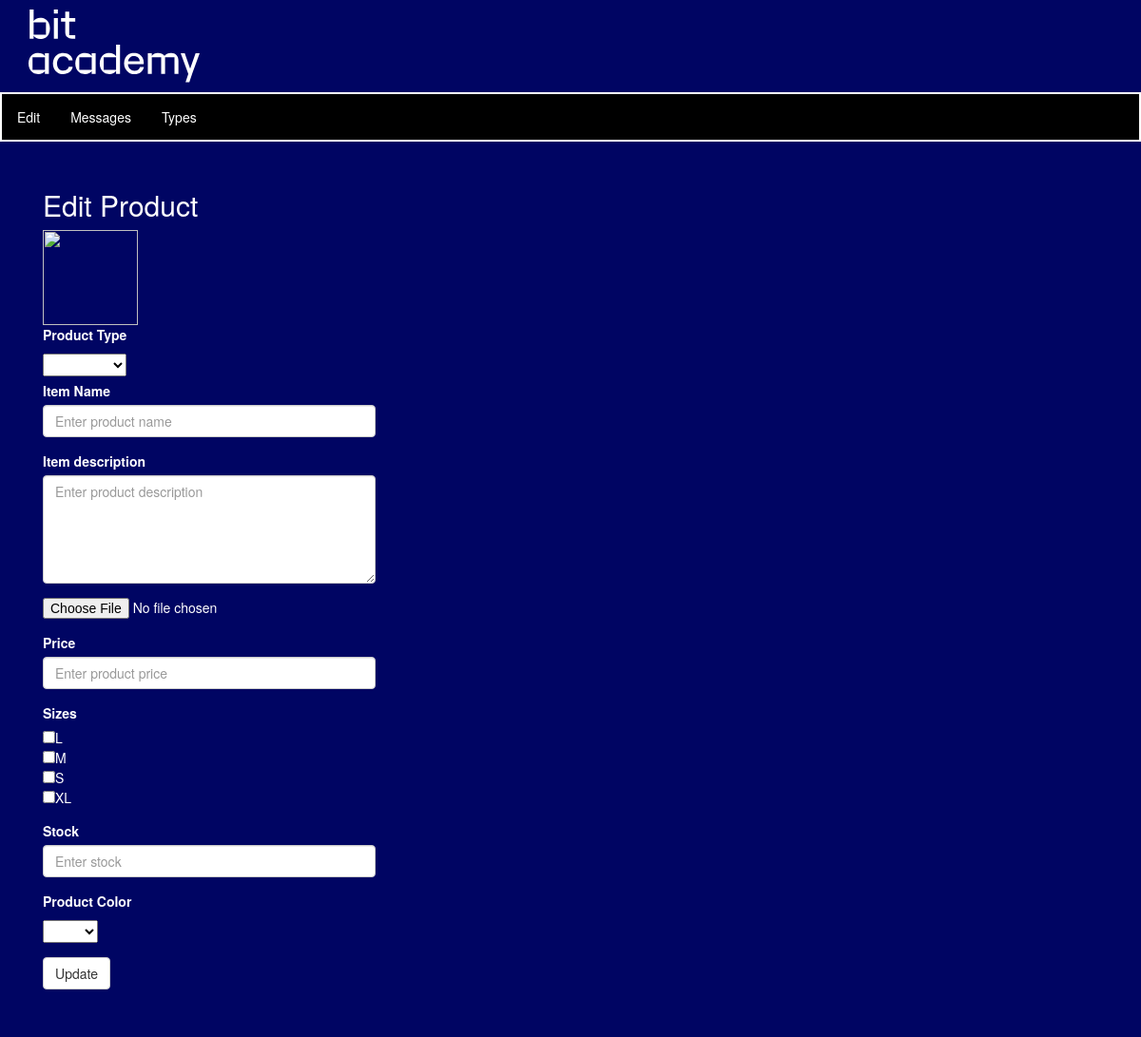
Page /Admin_Page/edit.php on the committed database.
### tables this page shows
CREATE TABLE IF NOT EXISTS `sizes` (
    `size` VARCHAR(5) NOT NULL,
    PRIMARY KEY (`size`));

### php/Database.php (called while the page is built, shortened)
<?php
class Database {
    private $host = "";
    private $dbname = "";
    private $port = "";
    private $user = "";
    private $pass = "";
    public function __construct ($host, $dbname, $port, $user, $pass) {
        $this->host = $host;
        $this->dbname = $dbname;
        $this->port = $port;
        $this->user = $user;
        $this->pass = $pass;
    }
    private function dbh () {
        $dbh = new PDO('mysql:host='.$this->host.';dbname='.$this->dbname.';port='.$this->port, $this->user, $this->pass);
        return $dbh;
    }
    public function getTableByName ($tableName) {
        $query = "SELECT * FROM $tableName";
        $tableArray = array();
        foreach ($this->dbh()->query($query) as $row) {
            $tableArray[] = $row;
        }
        return $tableArray;
    }
    public function getRecordsFromTable ($tableName, $columnName, $columnValue) {
        $query = "SELECT * FROM $tableName WHERE $columnName = '$columnValue'";
        $records = array();
        foreach ($this->dbh()->query($query) as $row) {
            $records[] = $row;
        }
        return $records;
    }
}

### Admin_Page/edit.php (the view, shortened to what this page needs)
<?php
require_once '../php/Database.php';
$db = new Database("localhost", "bit_academy", "3306", "root", "");
$db->checkConnectionToDatabase();
$id = $_GET["id"];
$product = $db->getRecordsFromTable("products", 'product_id', $id);
?>
<!doctype html>
<html lang="en">
<head>
    <link rel="stylesheet" href="https://maxcdn.bootstrapcdn.com/bootstrap/3.4.1/css/bootstrap.min.css">
</head>
</head>
<link rel="stylesheet" href="AdminStyle.css">
<header style="margin-left: 30px">
    <img style="margin-top: 10px" src="../img/logo.svg">
</header>
<body style="background-color:#000563">
<font color="white">
    <ul class="menu-border" style="margin-top: 10px; margin-bottom: 30px">
        <li><a href="adminpage.php">Edit</a></li>
        <li><a href="messages.php">Messages</a></li>
        <li><a href="types.php">Types</a></li>
    </ul>
    <div class="container">
        <div class="col-lg-4">
            <h2>Edit Product</h2>
            <form action="" name="form1" method="post" enctype="multipart/form-data">
                <img src="<?php echo "../" . $product[0]["img_url"]; ?>" height="100" width="100">
                <div>
                    <label for="Product Type">Product Type</label>
                </div>
                <div class="colors">
                    <select name="product_type" required>
                        <?php
                        echo "<option value='" . $product[0]['product_type'] . "' id='product_type'>" . $product[0]['product_type'] . "</option>";
                        foreach ($db->getTableByName("product_types") as $row) {
                            if ($row["product_type"] !== $product[0]['product_type']) {
                                echo "<option value='" . $row['product_type'] . "' id='product_type'>" . $row['product_type'] . "</option>";
                            }
                        }
                        ?>
                    </select>
                </div>
                <div class="form-group">
                    <label for="Item Name">Item Name</label>
                    <input type="text" class="form-control" id="name" placeholder="Enter product name" name="name"
                           value="<?php echo $product[0]['name']; ?>" required>
                </div>
                <div class="form-group">
                    <label for="pwd">Item description</label>
                    <textarea class="form-control" id="description" name="description" placeholder="Enter product description" cols="45" rows="5" maxlength="500" required><?php echo $product[0]['description']; ?></textarea>
                </div>
                <div class="form-group">
                    <input type="file" name="file" required>
                </div>
                <div class="form-group">
                    <label for="Price">Price</label>
                    <input type="text" class="form-control" id="price" placeholder="Enter product price" name="price"
                           value="<?php echo $product[0]['price']; ?>" required>
                </div>
                <div class="form-group mb-3">
                    <label for="size">Sizes</label><br>
                    <?php
                    $i = 0;
                    foreach ($db->getTableByName("sizes") as $row) {
                        echo "<input type='checkbox' value='" . $row['size'] . "' name='size" . $i . "'>" . $row['size'] . "<br>";
                        $i++;
                    }
                    ?>
                </div>
                <div class="form-group">
                    <label for="Stock">Stock</label>
                    <input type="text" class="form-control" id="in_stock" placeholder="Enter stock" name="in_stock"
                           value="<?php echo $product[0]['in_stock']; ?>" required>
                </div>
                <div>
                    <label for="Product Color">Product Color</label>
                </div>
                <div class="colors">
                    <select name="color">
                        <?php
                        echo "<option value='" . $product[0]['color'] . "' id='color'>" . $product[0]['color'] . "</option>";
                        foreach ($db->getTableByName("colors") as $row) {
                            if ($row["color"] !== $product[0]['color']) {
                                echo "<option value='" . $row['color'] . "' id='color'>" . $row['color'] . "</option>";
                            }
                        }
                        ?>
                    </select>
                </div>
                <button style="margin-top: 10px; margin-bottom: 50px" type="submit" name="update" class="btn btn-default">Update</button>
            </form>
        </div>
    </div>
</font>
</body>
</html>

### Admin_Page/AdminStyle.css (style rules this page uses)
header { background-color: #000563; color: white; }
html, body { margin: 0; padding: 0; }
ul { list-style-type: none; margin: 0; padding: 0; overflow: hidden; background-color: black; }
li { float: left; }
li a { display: block; color: white; text-align: center; padding: 14px 16px; text-decoration: none; }
.menu-border { border: 2px solid #ffffff; }
.colors { color: black; padding-bottom: 20px; padding-bottom: 5px; padding-top: 5px; }

### Admin_Page/edit.php (style rules this page uses)
ul { list-style-type: none; margin: 0; padding: 0; width: auto; background-color: black; }
li a { display: block; color: white; padding: 8px 16px; text-decoration: none; }

### rows in the picture
sizes: size "L"
sizes: size "M"
sizes: size "S"
sizes: size "XL"
